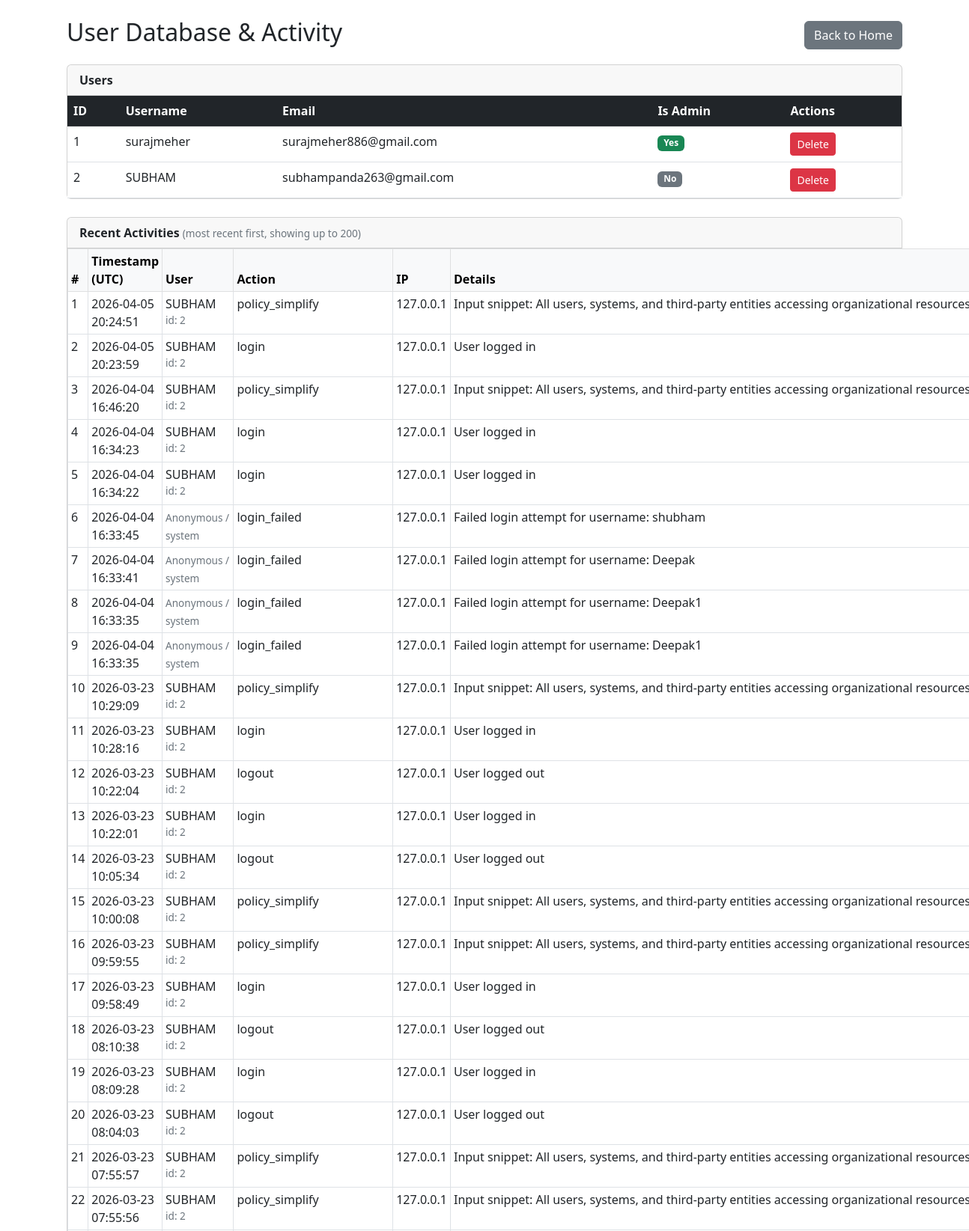
The page /admin (signed in, upper part) on the database its author committed.
### app.py (models this page shows)
class User(db.Model):
    id = db.Column(db.Integer, primary_key=True)
    username = db.Column(db.String(150), unique=True, nullable=False)
    email = db.Column(db.String(150), unique=True, nullable=False)
    password_hash = db.Column(db.String(256), nullable=False)
    reset_token = db.Column(db.String(256), nullable=True)
    is_admin = db.Column(db.Boolean, default=False)
    activities = db.relationship('Activity', backref='user', lazy='dynamic')

class Activity(db.Model):
    id = db.Column(db.Integer, primary_key=True)
    user_id = db.Column(db.Integer, db.ForeignKey('user.id'), nullable=True)
    action = db.Column(db.String(100), nullable=False)
    details = db.Column(db.Text, nullable=True)
    ip_address = db.Column(db.String(64), nullable=True)
    timestamp = db.Column(db.DateTime, default=datetime.utcnow, index=True)

### app.py (the view)
@app.route('/admin')
def admin():
    if "username" not in session or not session.get("is_admin"):
        flash("Admin access only.", "danger")
        return redirect(url_for('login'))
    users = User.query.order_by(User.id.asc()).all()
    recent_activities = Activity.query.order_by(Activity.timestamp.desc()).limit(200).all()
    return render_template("Admin.html", users=users, activities=recent_activities)

### templates/Admin.html (shortened to what this page needs)
<!DOCTYPE html>
<html lang="en">
<head>
    <link href="https://cdn.jsdelivr.net/npm/bootstrap@5.3.0-alpha3/dist/css/bootstrap.min.css" rel="stylesheet">
</head>
<body>
  <div class="container mt-4">
    <div class="d-flex justify-content-between align-items-center mb-3">
      <h2>User Database & Activity</h2>
      <a href="/" class="btn btn-secondary">Back to Home</a>
    </div>
    <div class="card mb-4">
      <div class="card-header">
        <strong>Users</strong>
      </div>
      <div class="card-body p-0">
        <table class="table table-hover mb-0">
          <thead class="table-dark">
            <tr>
              <th>ID</th>
              <th>Username</th>
              <th>Email</th>
              <th>Is Admin</th>
              <th>Actions</th>
            </tr>
          </thead>
          <tbody>
            {% for user in users %}
            <tr>
              <td>{{ user.id }}</td>
              <td>{{ user.username }}</td>
              <td>{{ user.email }}</td>
              <td>{% if user.is_admin %}<span class="badge bg-success">Yes</span>{% else %}<span class="badge bg-secondary">No</span>{% endif %}</td>
              <td>
                <form action="{{ url_for('delete_user', user_id=user.id) }}" method="post" onsubmit="return confirm('Are you sure you want to delete this user?');" style="display:inline;">
                  <button type="submit" class="btn btn-danger btn-sm">Delete</button>
                </form>
              </td>
            </tr>
            {% endfor %}
          </tbody>
        </table>
      </div>
    </div>
    <div class="card mb-4">
      <div class="card-header">
        <strong>Recent Activities</strong>
        <span class="small-muted"> (most recent first, showing up to 200)</span>
      </div>
      <div class="card-body p-0">
        <table class="table table-sm table-bordered mb-0">
          <thead class="table-light">
            <tr>
              <th>#</th>
              <th>Timestamp (UTC)</th>
              <th>User</th>
              <th>Action</th>
              <th>IP</th>
              <th>Details</th>
            </tr>
          </thead>
          <tbody>
            {% for act in activities %}
            <tr>
              <td>{{ loop.index }}</td>
              <td>{{ act.timestamp.strftime('%Y-%m-%d %H:%M:%S') if act.timestamp else '' }}</td>
              <td>
                {% if act.user %}
                  {{ act.user.username }} <div class="small-muted">id: {{ act.user.id }}</div>
                {% else %}
                  <span class="small-muted">Anonymous / system</span>
                {% endif %}
              </td>
              <td>{{ act.action }}</td>
              <td>{{ act.ip_address or '-' }}</td>
              <td class="activity-details">
                <div class="truncate" title="{{ act.details }}">{{ act.details or '-' }}</div>
              </td>
            </tr>
            {% endfor %}
          </tbody>
        </table>
      </div>
    </div>
  </div>
</body>
</html>

### templates/Admin.html (style rules this page uses)
.small-muted { font-size: 0.85rem; color: #6c757d; }
.truncate { max-width: 45rem; white-space: nowrap; overflow: hidden; text-overflow: ellipsis; }
.activity-details { max-width: 60rem; word-wrap: break-word; }

### rows shown on the page
User: id "1", username "surajmeher", email "surajmeher886@gmail.com", is_admin "Yes"
User: id "2", username "SUBHAM", email "subhampanda263@gmail.com", is_admin "No"
Activity: timestamp "2026-04-05 20:24:51", user.username "SUBHAM", user.id "2", action "policy_simplify", ip_address "127.0.0.1", details "Input snippet: All users, systems, and third-party entities accessing organizational resources…"
Activity: timestamp "2026-04-05 20:23:59", user.username "SUBHAM", user.id "2", action "login", ip_address "127.0.0.1", details "User logged in"
Activity: timestamp "2026-04-04 16:46:20", user.username "SUBHAM", user.id "2", action "policy_simplify", ip_address "127.0.0.1", details "Input snippet: All users, systems, and third-party entities accessing organizational resources…"
Activity: timestamp "2026-04-04 16:34:23", user.username "SUBHAM", user.id "2", action "login", ip_address "127.0.0.1", details "User logged in"
Activity: timestamp "2026-04-04 16:34:22", user.username "SUBHAM", user.id "2", action "login", ip_address "127.0.0.1", details "User logged in"
Activity: timestamp "2026-04-04 16:33:45", shows "Anonymous / system", action "login_failed", ip_address "127.0.0.1", details "Failed login attempt for username: shubham"
Activity: timestamp "2026-04-04 16:33:41", shows "Anonymous / system", action "login_failed", ip_address "127.0.0.1", details "Failed login attempt for username: Deepak"
Activity: timestamp "2026-04-04 16:33:35", shows "Anonymous / system", action "login_failed", ip_address "127.0.0.1", details "Failed login attempt for username: Deepak1"
Activity: timestamp "2026-04-04 16:33:35", shows "Anonymous / system", action "login_failed", ip_address "127.0.0.1", details "Failed login attempt for username: Deepak1"
Activity: timestamp "2026-03-23 10:29:09", user.username "SUBHAM", user.id "2", action "policy_simplify", ip_address "127.0.0.1", details "Input snippet: All users, systems, and third-party entities accessing organizational resources…"
Activity: timestamp "2026-03-23 10:28:16", user.username "SUBHAM", user.id "2", action "login", ip_address "127.0.0.1", details "User logged in"
Activity: timestamp "2026-03-23 10:22:04", user.username "SUBHAM", user.id "2", action "logout", ip_address "127.0.0.1", details "User logged out"
Activity: timestamp "2026-03-23 10:22:01", user.username "SUBHAM", user.id "2", action "login", ip_address "127.0.0.1", details "User logged in"
Activity: timestamp "2026-03-23 10:05:34", user.username "SUBHAM", user.id "2", action "logout", ip_address "127.0.0.1", details "User logged out"
Activity: timestamp "2026-03-23 10:00:08", user.username "SUBHAM", user.id "2", action "policy_simplify", ip_address "127.0.0.1", details "Input snippet: All users, systems, and third-party entities accessing organizational resources…"
Activity: timestamp "2026-03-23 09:59:55", user.username "SUBHAM", user.id "2", action "policy_simplify", ip_address "127.0.0.1", details "Input snippet: All users, systems, and third-party entities accessing organizational resources…"
Activity: timestamp "2026-03-23 09:58:49", user.username "SUBHAM", user.id "2", action "login", ip_address "127.0.0.1", details "User logged in"
Activity: timestamp "2026-03-23 08:10:38", user.username "SUBHAM", user.id "2", action "logout", ip_address "127.0.0.1", details "User logged out"
Activity: timestamp "2026-03-23 08:09:28", user.username "SUBHAM", user.id "2", action "login", ip_address "127.0.0.1", details "User logged in"
Activity: timestamp "2026-03-23 08:04:03", user.username "SUBHAM", user.id "2", action "logout", ip_address "127.0.0.1", details "User logged out"
Activity: timestamp "2026-03-23 07:55:57", user.username "SUBHAM", user.id "2", action "policy_simplify", ip_address "127.0.0.1", details "Input snippet: All users, systems, and third-party entities accessing organizational resources…"
Activity: timestamp "2026-03-23 07:55:56", user.username "SUBHAM", user.id "2", action "policy_simplify", ip_address "127.0.0.1", details "Input snippet: All users, systems, and third-party entities accessing organizational resources…"
